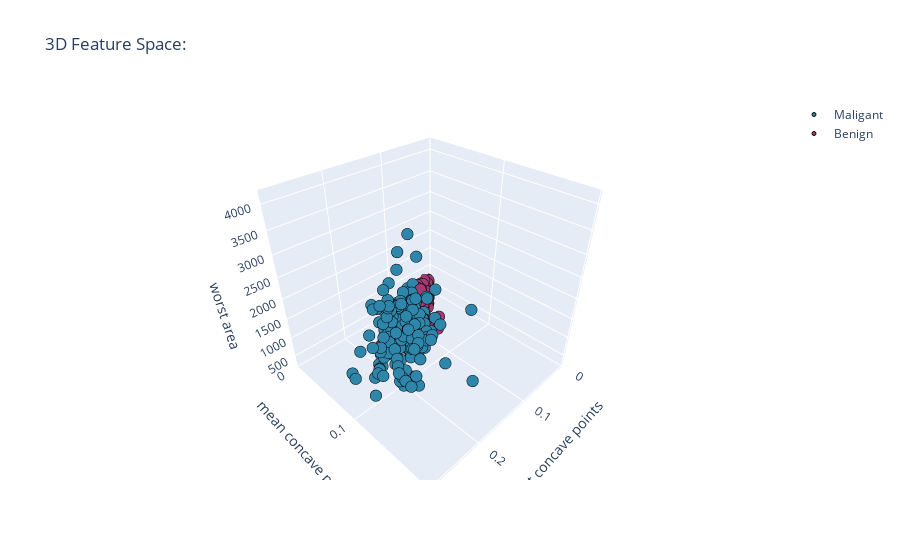

The cell this chart's notebook holds for it:
### Markdown cell above
After looking at the different results that containes two features we tried to add a third feature to get more distance between "malignant" and "benign". This is done with the code underneath:

### Code cell
#3D scatter plot med tre features
fig = go.Figure()

#Definerer features
x = "worst concave points"
y = "mean concave points"
z = "worst area"


# Legger til malignant samples
malignant_samples = df_cancer[df_cancer["target"]==0]
fig.add_trace(
    go.Scatter3d(
        x=malignant_samples[x],
        y=malignant_samples[y],
        z=malignant_samples[z],
        mode="markers",
        marker=dict(size=4, color="#2E86AB", line=dict(width=1, color="black")),
        name="Maligant",
    )
)


# legger til benign samples
benign_samples = df_cancer[df_cancer["target"]==1]
fig.add_trace(
    go.Scatter3d(
        x=benign_samples[x],
        y=benign_samples[y],
        z=benign_samples[z],
        mode="markers",
        marker=dict(size=4, color="#A23B72", line=dict(width=1, color="black")),
        name="Benign",
    )
)

#Lager figur layout
fig.update_layout(
    title="3D Feature Space:",
    scene=dict(
        xaxis_title=x,
        yaxis_title=y,
        zaxis_title=z,
        xaxis=dict(range=[df_cancer[x].min(), df_cancer[x].max()]), #Sørgeer for at aksene skaleres basert på dataen
        yaxis=dict(range=[df_cancer[y].min(), df_cancer[y].max()]),
        zaxis=dict(range=[df_cancer[z].min(), df_cancer[z].max()]),
    ),
    font=dict(size=12),
)

#Viser figur
fig.show()

### Figure 1 — Plotly figure (JSON) as saved in the notebook; plotly's stock layout.template omitted (floating-point values rounded to 4 significant figures; data arrays with more than 128 entries replaced by an {"elided": "..."} marker saying what was removed)
{"data": [{"marker": {"color": "#2E86AB", "line": {"color": "black", "width": 1}, "size": 4}, "mode": "markers", "name": "Maligant", "type": "scatter3d", "x": {"elided": "212 float values"}, "y": {"elided": "212 float values"}, "z": {"elided": "212 float values"}}, {"marker": {"color": "#A23B72", "line": {"color": "black", "width": 1}, "size": 4}, "mode": "markers", "name": "Benign", "type": "scatter3d", "x": {"elided": "357 float values"}, "y": {"elided": "357 float values"}, "z": {"elided": "357 float values"}}], "layout": {"font": {"size": 12}, "scene": {"xaxis": {"range": [0, 0.291], "title": {"text": "worst concave points"}}, "yaxis": {"range": [0, 0.2012], "title": {"text": "mean concave points"}}, "zaxis": {"range": [185.2, 4254], "title": {"text": "worst area"}}}, "title": {"text": "3D Feature Space:"}}}
